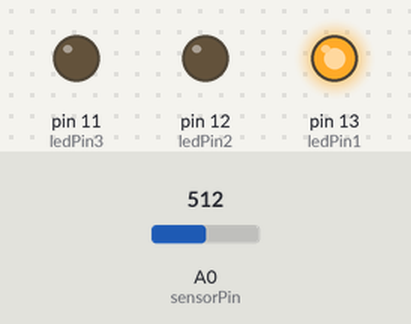
Bench run of a sketch on a simulated Arduino Uno, built with avr-gcc and run on an emulated ATmega328P. On the bench: output pins drawn as LEDs (lit = HIGH). The test bench sets the inputs (shaded band); at power-on: A0 (sensorPin) = 512.

Above: at 1.2 s.
1.3 s: A0 (sensorPin) set to 663
2.8 s: A0 (sensorPin) set to 689
At 3.4 s:
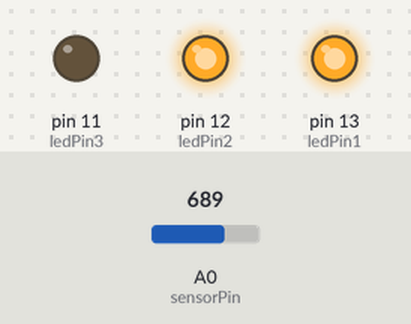
4.3 s: A0 (sensorPin) set to 1005
5.8 s: A0 (sensorPin) set to 1023
At 6.9 s:
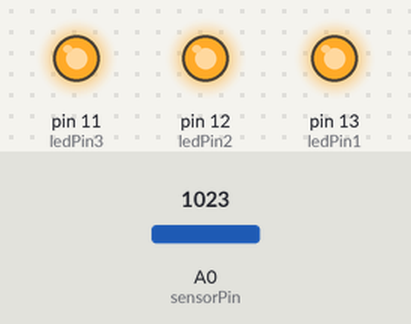
7.3 s: A0 (sensorPin) set to 331
At 8.0 s:
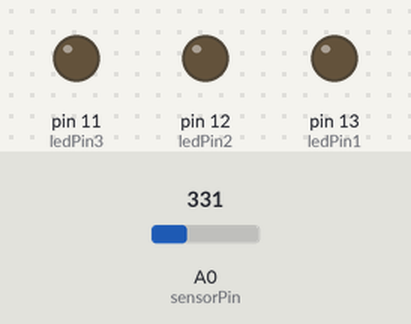
8.8 s: A0 (sensorPin) set to 354
At 9.2 s:
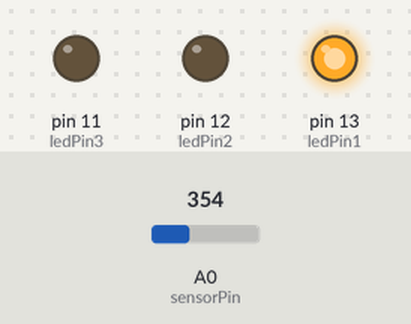
Timing chart, 0 to 11.3 s (numbered marks = the images above; inputs shaded):
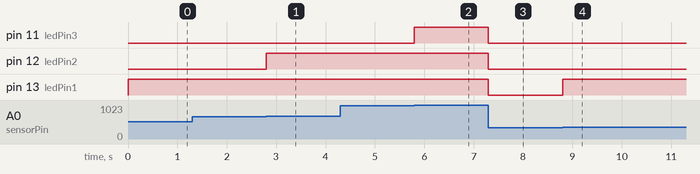

The sketch:

turnonservo.ino
```cpp
const int sensorPin = 0;

const int ledPin1 = 13;
const int ledPin2 = 12;
const int ledPin3 = 11;

const int thresh1 = 341;
const int thresh2 = 679;
const int thresh3 = 1022;

int sensorValue = 0;

void setup() {
  Serial.begin(9600);
pinMode(ledPin1, OUTPUT);
pinMode(ledPin2, OUTPUT);
pinMode(ledPin3, OUTPUT);
}

void loop()
{
  sensorValue = analogRead(sensorPin);

  if (sensorValue > thresh1) {            //FOLLOWING LINES: turn leds on in sequential order as potentiometer is turned
    digitalWrite(ledPin1,HIGH);
  }
  else {
    digitalWrite(ledPin1,LOW);
  }
  if (sensorValue > thresh2) {
    digitalWrite(ledPin2,HIGH);
  }
  else {
    digitalWrite(ledPin2,LOW);
  }
  if (sensorValue > thresh3) {
    digitalWrite(ledPin3,HIGH);
  }
  else {
    digitalWrite(ledPin3,LOW);
  }
}
```

Measured:
- the behaviour switches between 679 and 680 on A0 (sensorPin) (found by bisection; images 0 and 1)
- the behaviour switches between 1022 and 1023 on A0 (sensorPin) (found by bisection; images 1 and 2)
- the behaviour switches between 341 and 342 on A0 (sensorPin) (found by bisection; images 3 and 4)
- after the input at 1.3 s, every drawn part: stays the same
- after the input at 2.8 s, pin 12 (ledPin2): LOW → HIGH at once
- after the input at 4.3 s, every drawn part: stays the same
- after the input at 5.8 s, pin 11 (ledPin3): LOW → HIGH at once
- after the input at 7.3 s, pin 11 (ledPin3), pin 12 (ledPin2), pin 13 (ledPin1): HIGH → LOW at once
- after the input at 8.8 s, pin 13 (ledPin1): LOW → HIGH at once
